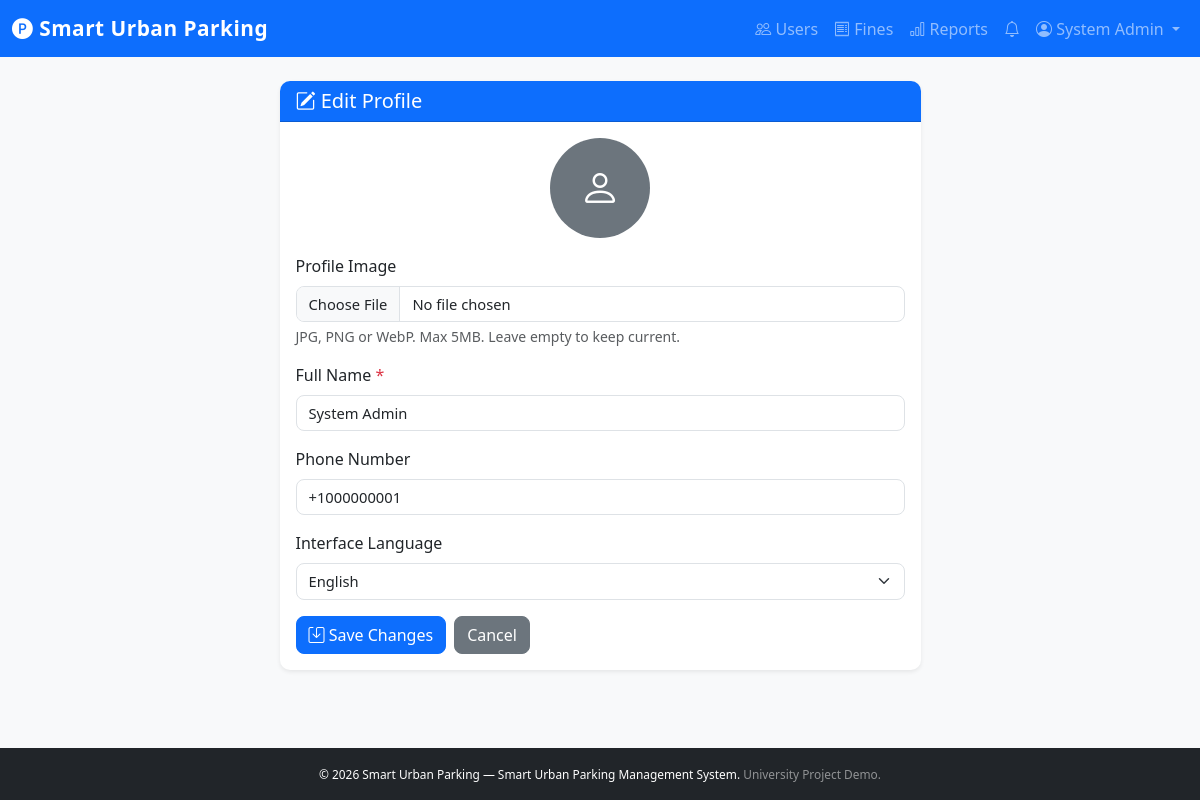
Page /src/public/index.php?page=edit-profile (signed in) on the committed database.
### tables this page shows
CREATE TABLE users (
    id INT UNSIGNED AUTO_INCREMENT PRIMARY KEY,
    name VARCHAR(100) NOT NULL,
    email VARCHAR(150) NOT NULL UNIQUE,
    password VARCHAR(255) NOT NULL,
    phone VARCHAR(20) DEFAULT NULL,
    role ENUM('driver','owner','admin','officer') NOT NULL DEFAULT 'driver',
    status ENUM('active','suspended','blacklisted') NOT NULL DEFAULT 'active',
    language VARCHAR(10) NOT NULL DEFAULT 'en',
    profile_image VARCHAR(255) DEFAULT NULL,
    default_vehicle_id INT UNSIGNED DEFAULT NULL COMMENT 'Preferred vehicle for booking (drivers)',
    created_at DATETIME NOT NULL DEFAULT CURRENT_TIMESTAMP,
    updated_at DATETIME NOT NULL DEFAULT CURRENT_TIMESTAMP ON UPDATE CURRENT_TIMESTAMP
);

### src/views/user/edit-profile.php (the view, shortened to what the rows shown need)
<?php require_once BASE_PATH . '/views/layouts/header.php'; ?>
<?php require_once BASE_PATH . '/views/layouts/navbar.php'; ?>
<div class="container mt-4">
    <div class="row justify-content-center">
        <div class="col-md-7">
            <div class="card shadow-sm">
                <div class="card-body">
                    <form method="POST" enctype="multipart/form-data">
                        <div class="mb-3">
                            <label class="form-label">Full Name <span class="text-danger">*</span></label>
                            <input type="text"
                                   name="name"
                                   class="form-control"
                                   value="<?= htmlspecialchars($user['name']) ?>"
                                   required
                                   maxlength="100">
                        </div>
                        <div class="mb-3">
                            <label class="form-label">Phone Number</label>
                            <input type="tel"
                                   name="phone"
                                   class="form-control"
                                   value="<?= htmlspecialchars($user['phone'] ?? '') ?>"
                                   maxlength="20">
                        </div>
                        <div class="mb-3">
                            <label class="form-label">Interface Language</label>
                            <select name="language" class="form-select">
                                <?php foreach (['en' => 'English', 'ar' => 'Arabic', 'fr' => 'French', 'de' => 'German', 'es' => 'Spanish'] as $code => $label): ?>
                                    <option value="<?= $code ?>" <?= ($user['language'] ?? 'en') === $code ? 'selected' : '' ?>>
                                        <?= $label ?>
                                    </option>
                                <?php endforeach; ?>
                            </select>
                        </div>
                    </form>
                </div>
            </div>
        </div>
    </div>
</div>
<?php require_once BASE_PATH . '/views/layouts/footer.php'; ?>

### src/views/layouts/navbar.php (shortened to what the rows shown need)
<?php
require_once BASE_PATH . '/helpers/auth_helper.php';
require_once BASE_PATH . '/helpers/url_helper.php';
$role   = current_role();
?>
<nav class="navbar navbar-expand-lg navbar-dark bg-primary">
    <div class="container-fluid">
        <div class="collapse navbar-collapse" id="navbarNav">
            <ul class="navbar-nav ms-auto align-items-center">
                <?php if (is_logged_in()): ?>
                    <?php if ($role === 'driver'): ?>
                        <li class="nav-item"><a class="nav-link" href="<?= page_url('browse-spots') ?>"><i class="bi bi-search"></i> Browse</a></li>
                        <li class="nav-item"><a class="nav-link" href="<?= page_url('reservations') ?>"><i class="bi bi-calendar-check"></i> Reservations</a></li>
                        <li class="nav-item"><a class="nav-link" href="<?= page_url('vehicles') ?>"><i class="bi bi-car-front"></i> Vehicles</a></li>
                        <li class="nav-item"><a class="nav-link" href="<?= page_url('fines') ?>"><i class="bi bi-exclamation-triangle"></i> Fines</a></li>
                    <?php elseif ($role === 'owner'): ?>
                        <li class="nav-item"><a class="nav-link" href="<?= page_url('owner-spots') ?>"><i class="bi bi-geo-alt"></i> My Spots</a></li>
                        <li class="nav-item"><a class="nav-link" href="<?= page_url('owner-earnings') ?>"><i class="bi bi-cash-stack"></i> Earnings</a></li>
                    <?php elseif ($role === 'admin' || $role === 'officer'): ?>
                        <li class="nav-item"><a class="nav-link" href="<?= page_url('admin-users') ?>"><i class="bi bi-people"></i> Users</a></li>
                        <li class="nav-item"><a class="nav-link" href="<?= page_url('admin-fines') ?>"><i class="bi bi-receipt"></i> Fines</a></li>
                        <li class="nav-item"><a class="nav-link" href="<?= page_url('admin-reports') ?>"><i class="bi bi-bar-chart"></i> Reports</a></li>
                    <?php endif; ?>
                    <li class="nav-item">
                        <a class="nav-link position-relative" href="<?= page_url('notifications') ?>">
                            <i class="bi bi-bell"></i>
                        </a>
                    </li>
                    <li class="nav-item dropdown">
                        <a class="nav-link dropdown-toggle" href="#" data-bs-toggle="dropdown">
                            <i class="bi bi-person-circle"></i> <?= htmlspecialchars(current_user()['name'] ?? '') ?>
                        </a>
                    </li>
                <?php endif; ?>
            </ul>
        </div>
    </div>
</nav>

### rows in the picture
users: name "System Admin", phone "+1000000001", language "English"

### other values in the picture
APP_NAME "Smart Urban Parking"
